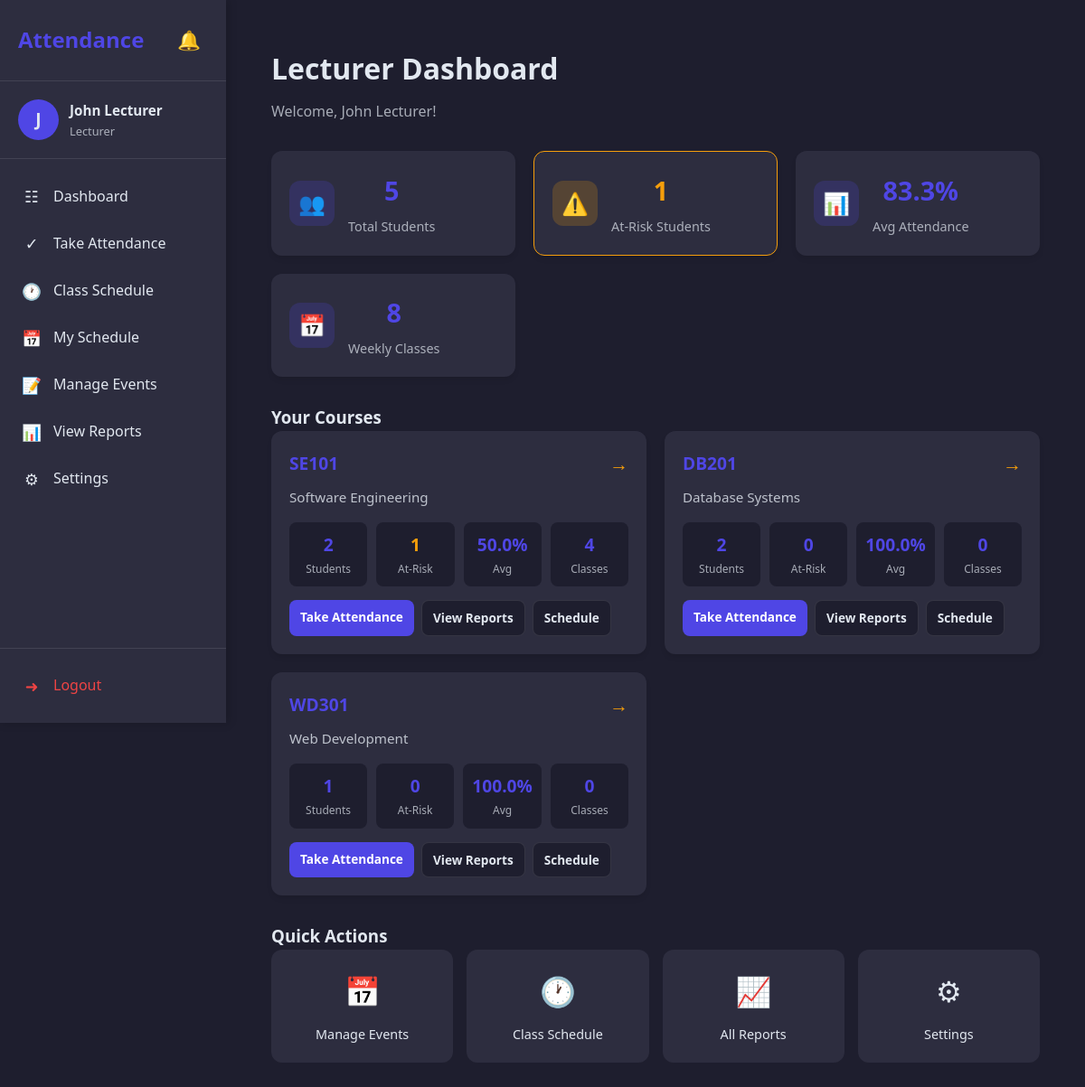
Page /lecturer/dashboard.php (signed in) on the committed database.
### tables this page shows
CREATE TABLE courses (
    course_id INT AUTO_INCREMENT PRIMARY KEY,
    course_name VARCHAR(100),
    course_code VARCHAR(20),
    lecturer_id INT,
    color VARCHAR(7) DEFAULT '#4f46e5',
    FOREIGN KEY (lecturer_id) REFERENCES users(user_id)
);

### includes/functions.php (called while the page is built, shortened)
<?php
function getLecturerCourses($conn, $lecturer_id) {
    $hasColor = coursesHasColumn($conn, 'color');
    $colorSelect = $hasColor ? 'color' : 'NULL AS color';
    $lecturer_id = (int)$lecturer_id;
    $query = "SELECT course_id, course_name, course_code, {$colorSelect} FROM courses WHERE lecturer_id = {$lecturer_id}";
    return $conn->query($query);
}
function coursesHasColumn($conn, $column = 'color') {
    $sql = "SELECT COUNT(*) AS cnt FROM INFORMATION_SCHEMA.COLUMNS WHERE TABLE_SCHEMA = DATABASE() AND TABLE_NAME = 'courses' AND COLUMN_NAME = ?";
    $stmt = $conn->prepare($sql);
    $stmt->bind_param('s', $column);
    $stmt->execute();
    $res = $stmt->get_result()->fetch_assoc();
    $exists = ($res && $res['cnt'] > 0);
    return $exists;
}
function getCourseAtRiskCount($conn, $course_id, $threshold = 75) {
    $query = "SELECT COUNT(*) as at_risk
              FROM (
                  SELECT
                      e.student_id,
                      CASE
                          WHEN COUNT(DISTINCT a.date) > 0
                          THEN (SUM(CASE WHEN a.status = 'present' THEN 1 ELSE 0 END) / COUNT(DISTINCT a.date)) * 100
                          ELSE 100
                      END as percentage
                  FROM enrollments e
                  LEFT JOIN attendance a ON e.student_id = a.student_id AND e.course_id = a.course_id
                  WHERE e.course_id = ?
                  GROUP BY e.student_id
                  HAVING percentage < ?
              ) sub";
    $stmt = $conn->prepare($query);
    $stmt->bind_param("id", $course_id, $threshold);
    $stmt->execute();
    $result = $stmt->get_result()->fetch_assoc();
    return $result['at_risk'] ?? 0;
}
function getCourseStatistics($conn, $course_id) {
    $query = "SELECT
                c.course_id,
                c.course_name,
                c.course_code,
                COUNT(DISTINCT e.student_id) as total_students,
                COUNT(DISTINCT a.date) as total_classes
              FROM courses c
              LEFT JOIN enrollments e ON c.course_id = e.course_id
              LEFT JOIN attendance a ON c.course_id = a.course_id
              WHERE c.course_id = ?
              GROUP BY c.course_id";
    $stmt = $conn->prepare($query);
    $stmt->bind_param("i", $course_id);
    $stmt->execute();
    $stats = $stmt->get_result()->fetch_assoc();
    $stats['at_risk_count'] = getCourseAtRiskCount($conn, $course_id);
    $avg_query = "SELECT ROUND(AVG(
                      CASE
                          WHEN sub.total > 0 THEN (sub.present / sub.total) * 100
                          ELSE 100
                      END
                  ), 1) as avg_attendance
                  FROM enrollments e
                  LEFT JOIN (
                      SELECT
                          student_id,
                          course_id,
                          COUNT(DISTINCT date) as total,
                          SUM(CASE WHEN status = 'present' THEN 1 ELSE 0 END) as present
                      FROM attendance
                      WHERE course_id = ?
                      GROUP BY student_id, course_id
                  ) sub ON e.student_id = sub.student_id
                  WHERE e.course_id = ?";
    $avg_stmt = $conn->prepare($avg_query);
    $avg_stmt->bind_param("ii", $course_id, $course_id);
    $avg_stmt->execute();
    $avg_result = $avg_stmt->get_result()->fetch_assoc();
    $stats['avg_attendance'] = $avg_result['avg_attendance'] ?? 100;
    return $stats;
}
?>

### lecturer/dashboard.php (the view, shortened to what this page needs)
<?php
include '../config/db_connect.php';
include '../includes/header.php';
include '../includes/functions.php';
$lecturer_id = $_SESSION['user_id'];
$courses_result = getLecturerCourses($conn, $lecturer_id);
$courses_data = [];
$total_students = 0;
$total_at_risk = 0;
$total_avg_attendance = 0;
$course_count = 0;
while ($course = $courses_result->fetch_assoc()) {
    $stats = getCourseStatistics($conn, $course['course_id']);
    $stats['trend'] = 'stable';
    $courses_data[] = $stats;
    $total_students += $stats['total_students'];
    $total_at_risk += $stats['at_risk_count'];
    $total_avg_attendance += $stats['avg_attendance'] ?? 0;
    $course_count++;
}
$overall_avg = $course_count > 0 ? round($total_avg_attendance / $course_count, 1) : 0;
$classes_query = "SELECT COUNT(DISTINCT cs.schedule_id) as weekly_classes
                  FROM class_schedule cs
                  JOIN courses c ON cs.course_id = c.course_id
                  WHERE c.lecturer_id = ? AND cs.is_active = TRUE";
$classes_stmt = $conn->prepare($classes_query);
$classes_stmt->bind_param("i", $lecturer_id);
$classes_stmt->execute();
$weekly_classes = $classes_stmt->get_result()->fetch_assoc()['weekly_classes'] ?? 0;
?>
<div class="container">
    <div class="page-header">
        <h2>Lecturer Dashboard</h2>
        <p>Welcome, <?php echo htmlspecialchars($_SESSION['name']); ?>!</p>
    </div>
    <div class="overview-stats">
        <div class="stat-card">
            <div class="stat-icon">
                <span class="icon-users"></span>
            </div>
            <div class="stat-content">
                <span class="stat-value"><?php echo $total_students; ?></span>
                <span class="stat-label">Total Students</span>
            </div>
        </div>
        <div class="stat-card <?php echo $total_at_risk > 0 ? 'stat-warning' : ''; ?>">
            <div class="stat-icon">
                <span class="icon-alert"></span>
            </div>
            <div class="stat-content">
                <span class="stat-value"><?php echo $total_at_risk; ?></span>
                <span class="stat-label">At-Risk Students</span>
            </div>
        </div>
        <div class="stat-card">
            <div class="stat-icon">
                <span class="icon-percent"></span>
            </div>
            <div class="stat-content">
                <span class="stat-value"><?php echo $overall_avg; ?>%</span>
                <span class="stat-label">Avg Attendance</span>
            </div>
        </div>
        <div class="stat-card">
            <div class="stat-icon">
                <span class="icon-calendar"></span>
            </div>
            <div class="stat-content">
                <span class="stat-value"><?php echo $weekly_classes; ?></span>
                <span class="stat-label">Weekly Classes</span>
            </div>
        </div>
    </div>
    <h3>Your Courses</h3>
    <?php if(count($courses_data) > 0): ?>
        <div class="course-cards">
            <?php foreach($courses_data as $course): ?>
            <div class="course-summary-card">
                <div class="course-header">
                    <span class="course-code"><?php echo htmlspecialchars($course['course_code']); ?></span>
                    <span class="trend-indicator trend-<?php echo $course['trend']; ?>">
                        <?php
                        if ($course['trend'] === 'improving') echo '&#8599;';
                        elseif ($course['trend'] === 'declining') echo '&#8600;';
                        else echo '&#8594;';
                        ?>
                    </span>
                </div>
                <div class="course-name"><?php echo htmlspecialchars($course['course_name']); ?></div>
                <div class="course-stats">
                    <div class="mini-stat">
                        <span class="mini-value"><?php echo $course['total_students']; ?></span>
                        <span class="mini-label">Students</span>
                    </div>
                    <div class="mini-stat <?php echo $course['at_risk_count'] > 0 ? 'mini-warning' : ''; ?>">
                        <span class="mini-value"><?php echo $course['at_risk_count']; ?></span>
                        <span class="mini-label">At-Risk</span>
                    </div>
                    <div class="mini-stat">
                        <span class="mini-value"><?php echo $course['avg_attendance'] ?? 0; ?>%</span>
                        <span class="mini-label">Avg</span>
                    </div>
                    <div class="mini-stat">
                        <span class="mini-value"><?php echo $course['total_classes']; ?></span>
                        <span class="mini-label">Classes</span>
                    </div>
                </div>
                <div class="course-actions">
                    <a href="take_attendance.php?course_id=<?php echo $course['course_id']; ?>" class="btn btn-primary btn-sm">
                        Take Attendance
                    </a>
                    <a href="reports.php?course_id=<?php echo $course['course_id']; ?>" class="btn btn-secondary btn-sm">
                        View Reports
                    </a>
                    <a href="schedule.php?course_id=<?php echo $course['course_id']; ?>" class="btn btn-secondary btn-sm">
                        Schedule
                    </a>
                </div>
            </div>
            <?php endforeach; ?>
        </div>
    <?php else: ?>
        <div class="alert warning">
            You have no courses assigned yet.
        </div>
    <?php endif; ?>
    <h3>Quick Actions</h3>
    <div class="quick-actions">
        <a href="events.php" class="quick-action-card">
            <span class="quick-icon">&#128197;</span>
            <span class="quick-label">Manage Events</span>
        </a>
        <a href="schedule.php" class="quick-action-card">
            <span class="quick-icon">&#128336;</span>
            <span class="quick-label">Class Schedule</span>
        </a>
        <a href="reports.php" class="quick-action-card">
            <span class="quick-icon">&#128200;</span>
            <span class="quick-label">All Reports</span>
        </a>
        <a href="settings.php" class="quick-action-card">
            <span class="quick-icon">&#9881;</span>
            <span class="quick-label">Settings</span>
        </a>
    </div>
</div>
<?php include '../includes/footer.php'; ?>

### assets/css/style.css (style rules this page uses)
:root { --primary-color: #4f46e5; --primary-hover: #4338ca; --secondary-color: #6366f1; --success-color: #22c55e; --warning-color: #f59e0b; --danger-color: #ef4444; --dark-bg: #1e1e2e; --dark-card: #2d2d3f; --dark-text: #e2e8f0; --light-bg: #f8fafc; --light-card: #ffffff; --light-text: #1e293b; --border-radius: 12px; --shadow: 0 4px 6px -1px rgba(0, 0, 0, 0.1); }
* { margin: 0; padding: 0; box-sizing: border-box; }
body { font-family: 'Segoe UI', Tahoma, Geneva, Verdana, sans-serif; background-color: var(--dark-bg); color: var(--dark-text); line-height: 1.6; min-height: 100vh; }
a { text-decoration: none; color: inherit; }
.container { max-width: 1200px; margin: 0 auto; padding: 20px; }
.btn { display: inline-block; padding: 12px 24px; border: none; border-radius: 8px; font-size: 1rem; font-weight: 600; cursor: pointer; transition: all 0.3s; }
.btn-primary { background-color: var(--primary-color); color: white; }
.page-header { margin-bottom: 30px; }
.page-header h2 { font-size: 2rem; margin-bottom: 10px; }
.page-header p { opacity: 0.7; }
.stat-card { background-color: var(--dark-card); padding: 20px; border-radius: var(--border-radius); text-align: center; }
.stat-card .stat-label { opacity: 0.7; margin-top: 5px; }
.overview-stats { display: grid; grid-template-columns: repeat(auto-fit, minmax(200px, 1fr)); gap: 20px; margin-bottom: 30px; }
.overview-stats .stat-card { display: flex; align-items: center; gap: 15px; background-color: var(--dark-card); padding: 20px; border-radius: var(--border-radius); box-shadow: var(--shadow); }
.stat-card .stat-icon { width: 50px; height: 50px; border-radius: 12px; background-color: rgba(79, 70, 229, 0.2); display: flex; align-items: center; justify-content: center; font-size: 1.5rem; }
.stat-card .stat-icon .icon-users::before { content: "👥"; }
.stat-card .stat-icon .icon-alert::before { content: "⚠️"; }
.stat-card .stat-icon .icon-percent::before { content: "📊"; }
.stat-card .stat-icon .icon-calendar::before { content: "📅"; }
.stat-card .stat-content { display: flex; flex-direction: column; }
.stat-card .stat-value { font-size: 1.8rem; font-weight: bold; color: var(--primary-color); }
.stat-card .stat-label { font-size: 0.9rem; opacity: 0.7; }
.stat-card.stat-warning { border: 1px solid var(--warning-color); }
.stat-card.stat-warning .stat-icon { background-color: rgba(245, 158, 11, 0.2); }
.stat-card.stat-warning .stat-value { color: var(--warning-color); }
.course-cards { display: grid; grid-template-columns: repeat(auto-fit, minmax(280px, 1fr)); gap: 20px; margin-bottom: 30px; }
.course-summary-card { background-color: var(--dark-card); padding: 20px; border-radius: var(--border-radius); box-shadow: var(--shadow); transition: transform 0.2s; }
.course-summary-card .course-header { display: flex; justify-content: space-between; align-items: center; margin-bottom: 8px; }
.course-summary-card .course-code { font-size: 1.2rem; font-weight: bold; color: var(--primary-color); }
.course-summary-card .course-name { font-size: 0.95rem; opacity: 0.8; margin-bottom: 15px; }
.trend-indicator { font-size: 1.3rem; font-weight: bold; }
.trend-indicator.trend-stable { color: var(--warning-color); }
.course-stats { display: grid; grid-template-columns: repeat(4, 1fr); gap: 10px; margin-bottom: 15px; }
.mini-stat { text-align: center; padding: 10px; background-color: var(--dark-bg); border-radius: 8px; }
.mini-stat .mini-value { display: block; font-size: 1.2rem; font-weight: bold; color: var(--primary-color); }
.mini-stat .mini-label { display: block; font-size: 0.75rem; opacity: 0.7; margin-top: 2px; }
.mini-stat.mini-warning .mini-value { color: var(--warning-color); }
.course-actions { display: flex; gap: 8px; flex-wrap: wrap; }
.btn-sm { padding: 8px 12px; font-size: 0.85rem; }
.btn-secondary { background-color: var(--dark-bg); color: var(--dark-text); border: 1px solid rgba(255, 255, 255, 0.1); }
.quick-actions { display: grid; grid-template-columns: repeat(auto-fit, minmax(150px, 1fr)); gap: 15px; }
.quick-action-card { display: flex; flex-direction: column; align-items: center; gap: 10px; padding: 20px; background-color: var(--dark-card); border-radius: var(--border-radius); text-align: center; transition: all 0.3s; }
.quick-action-card .quick-icon { font-size: 2rem; }
.quick-action-card .quick-label { font-size: 0.9rem; font-weight: 500; }

### rows in the picture
courses: course_code "SE101", course_name "Software Engineering", total_students "2", course_id "1", avg_attendance "50.0", total_classes "4"
courses: course_code "DB201", course_name "Database Systems", total_students "2", at_risk_count "0", avg_attendance "100.0", total_classes "0"
courses: course_code "WD301", course_name "Web Development", total_students "1", at_risk_count "0", avg_attendance "100.0", total_classes "0"

### other values in the picture
substr($_SESSION['name'], 0, 1) "J"
$_SESSION['name'] "John Lecturer"
$_SESSION['role'] "Lecturer"
$total_students "5"
$total_at_risk "1"
$overall_avg "83.3"
$weekly_classes "8"
